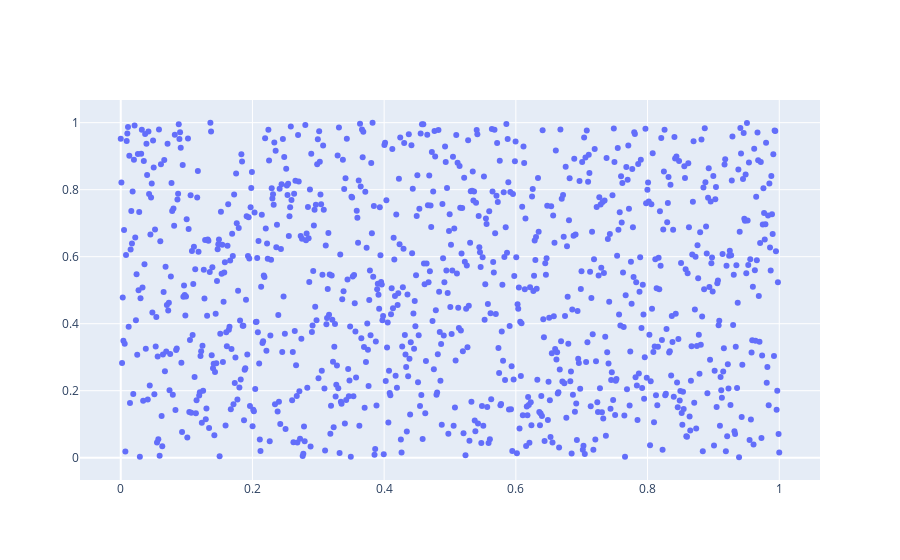

The cell this chart's notebook holds for it:
### Code cell
import numpy as np
from plotly.offline import iplot
import plotly.graph_objs as go
x=np.linspace(0,1,1000)
y=np.random.rand(1000)

trace= go.Scatter(
    x=x,
    y=y,
    mode='markers'
    )
data=[trace]
figure=go.Figure(data=data)
iplot(figure)

### Figure 1 — Plotly figure (JSON) as saved in the notebook; plotly's stock layout.template omitted (floating-point values rounded to 4 significant figures; data arrays with more than 128 entries replaced by an {"elided": "..."} marker saying what was removed)
{"data": [{"mode": "markers", "type": "scatter", "x": {"elided": "1000 float values"}, "y": {"elided": "1000 float values"}}], "layout": {}}
